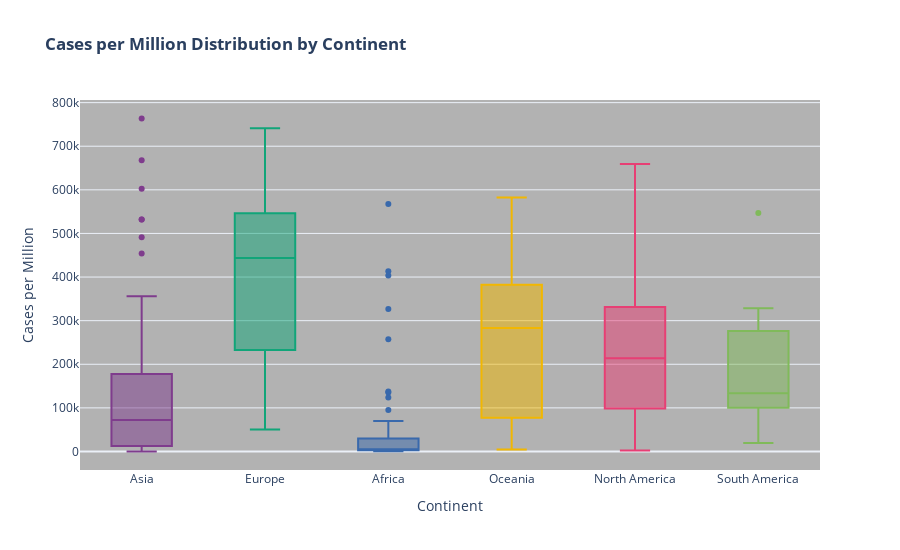

This figure's notebook cell:
### Markdown cell above
### 📦 Visualization 7: Cases Distribution by Continent - Box Plot

### Code cell
fig = px.box(
    latest,
    x='continent',
    y='total_cases_per_million',
    color='continent',
    title='<b>Cases per Million Distribution by Continent</b>',
    template='plotly_white',
    height=550,
    color_discrete_sequence=px.colors.qualitative.Bold
)

fig.update_layout(
    showlegend=False,
    xaxis_title='Continent',
    yaxis_title='Cases per Million',
    plot_bgcolor='rgba(0,0,0,0.3)'
)

fig.show()

### Figure 1 — Plotly figure (JSON) as saved in the notebook; plotly's stock layout.template omitted (floating-point values rounded to 4 significant figures)
{"data": [{"alignmentgroup": "True", "hovertemplate": "continent=%{x}<br>total_cases_per_million=%{y}<extra></extra>", "legendgroup": "Asia", "marker": {"color": "rgb(127, 60, 141)"}, "name": "Asia", "notched": false, "offsetgroup": "Asia", "orientation": "v", "showlegend": true, "type": "box", "x": ["Asia", "Asia", "Asia", "Asia", "Asia", "Asia", "Asia", "Asia", "Asia", "Asia", "Asia", "Asia", "Asia", "Asia", "Asia", "Asia", "Asia", "Asia", "Asia", "Asia", "Asia", "Asia", "Asia", "Asia", "Asia", "Asia", "Asia", "Asia", "Asia", "Asia", "Asia", "Asia", "Asia", "Asia", "Asia", "Asia", "Asia", "Asia", "Asia", "Asia", "Asia", "Asia", "Asia", "Asia", "Asia", "Asia", "Asia", "Asia", "Asia", "Asia"], "x0": " ", "xaxis": "x", "y": [5796.0, 157000.0, 81180.0, 454300.0, 12110.0, 80290.0, 763600.0, 8099.0, 69730.0, 17130.0, 491100.0, 45190.0, 31600.0, 24490.0, 85200.0, 55950.0, 531900.0, 270400.0, 155200.0, 75090.0, 145400.0, 12790.0, 28980.0, 215800.0, 602400.0, 153000.0, 356200.0, 298700.0, 11960.0, 33770.0, 0.0, 84450.0, 6486.0, 132600.0, 36330.0, 177900.0, 26150.0, 532100.0, 667600.0, 29460.0, 2556.0, 2556.0, 1747.0, 66900.0, 195300.0, 0.0, 104200.0, 5011.0, 116600.0, 312.5], "y0": " ", "yaxis": "y"}, {"alignmentgroup": "True", "hovertemplate": "continent=%{x}<br>total_cases_per_million=%{y}<extra></extra>", "legendgroup": "Europe", "marker": {"color": "rgb(17, 165, 121)"}, "name": "Europe", "notched": false, "offsetgroup": "Europe", "orientation": "v", "showlegend": true, "type": "box", "x": ["Europe", "Europe", "Europe", "Europe", "Europe", "Europe", "Europe", "Europe", "Europe", "Europe", "Europe", "Europe", "Europe", "Europe", "Europe", "Europe", "Europe", "Europe", "Europe", "Europe", "Europe", "Europe", "Europe", "Europe", "Europe", "Europe", "Europe", "Europe", "Europe", "Europe", "Europe", "Europe", "Europe", "Europe", "Europe", "Europe", "Europe", "Europe", "Europe", "Europe", "Europe", "Europe", "Europe", "Europe", "Europe", "Europe", "Europe", "Europe", "Europe", "Europe"], "x0": " ", "xaxis": "x", "y": [118500.0, 602300.0, 671000.0, 108400.0, 418600.0, 126000.0, 194800.0, 337100.0, 523100.0, 446200.0, 582000.0, 452200.0, 641400.0, 269300.0, 606700.0, 457100.0, 546100.0, 544900.0, 554200.0, 230400.0, 553100.0, 341500.0, 451700.0, 449200.0, 641500.0, 519800.0, 548800.0, 486100.0, 602400.0, 232500.0, 209700.0, 441100.0, 408800.0, 482600.0, 190700.0, 277200.0, 173800.0, 543700.0, 184800.0, 166700.0, 741400.0, 380400.0, 343100.0, 641300.0, 292300.0, 262700.0, 507000.0, 134800.0, 366300.0, 50680.0], "y0": " ", "yaxis": "y"}, {"alignmentgroup": "True", "hovertemplate": "continent=%{x}<br>total_cases_per_million=%{y}<extra></extra>", "legendgroup": "Africa", "marker": {"color": "rgb(57, 105, 172)"}, "name": "Africa", "notched": false, "offsetgroup": "Africa", "orientation": "v", "showlegend": true, "type": "box", "x": ["Africa", "Africa", "Africa", "Africa", "Africa", "Africa", "Africa", "Africa", "Africa", "Africa", "Africa", "Africa", "Africa", "Africa", "Africa", "Africa", "Africa", "Africa", "Africa", "Africa", "Africa", "Africa", "Africa", "Africa", "Africa", "Africa", "Africa", "Africa", "Africa", "Africa", "Africa", "Africa", "Africa", "Africa", "Africa", "Africa", "Africa", "Africa", "Africa", "Africa", "Africa", "Africa", "Africa", "Africa", "Africa", "Africa", "Africa", "Africa", "Africa", "Africa", "Africa", "Africa", "Africa", "Africa", "Africa", "Africa", "Africa", "Africa"], "x0": " ", "xaxis": "x", "y": [5984.0, 3016.0, 2038.0, 135500.0, 983.6, 4096.0, 4533.0, 124000.0, 3029.0, 417.3, 10920.0, 4180.0, 2909.0, 986.4, 13800.0, 4582.0, 9498.0, 2988.0, 61820.0, 3997.0, 20180.0, 4789.0, 5191.0, 2744.0, 4566.0, 6343.0, 15810.0, 1476.0, 70220.0, 2253.0, 4335.0, 1437.0, 13100.0, 257200.0, 137700.0, 34270.0, 7161.0, 59710.0, 376.0, 1197.0, 567500.0, 9762.0, 403400.0, 29920.0, 5070.0, 413300.0, 964.0, 1535.0, 65290.0, 1708.0, 1296.0, 668.0, 4349.0, 95170.0, 3639.0, 326900.0, 17360.0, 16580.0], "y0": " ", "yaxis": "y"}, {"alignmentgroup": "True", "hovertemplate": "continent=%{x}<br>total_cases_per_million=%{y}<extra></extra>", "legendgroup": "Oceania", "marker": {"color": "rgb(242, 183, 1)"}, "name": "Oceania", "notched": false, "offsetgroup": "Oceania", "orientation": "v", "showlegend": true, "type": "box", "x": ["Oceania", "Oceania", "Oceania", "Oceania", "Oceania", "Oceania", "Oceania", "Oceania", "Oceania", "Oceania", "Oceania", "Oceania", "Oceania", "Oceania", "Oceania", "Oceania", "Oceania", "Oceania", "Oceania", "Oceania", "Oceania", "Oceania", "Oceania", "Oceania"], "x0": " ", "xaxis": "x", "y": [172800.0, 452700.0, 498100.0, 75100.0, 283100.0, 316500.0, 38970.0, 406500.0, 283300.0, 456200.0, 279200.0, 514300.0, 582400.0, 323500.0, 358300.0, 4593.0, 88890.0, 79240.0, 33230.0, 34600.0, 161600.0, 293900.0, 38390.0, 326900.0], "y0": " ", "yaxis": "y"}, {"alignmentgroup": "True", "hovertemplate": "continent=%{x}<br>total_cases_per_million=%{y}<extra></extra>", "legendgroup": "North America", "marker": {"color": "rgb(231, 63, 116)"}, "name": "North America", "notched": false, "offsetgroup": "North America", "orientation": "v", "showlegend": true, "type": "box", "x": ["North America", "North America", "North America", "North America", "North America", "North America", "North America", "North America", "North America", "North America", "North America", "North America", "North America", "North America", "North America", "North America", "North America", "North America", "North America", "North America", "North America", "North America", "North America", "North America", "North America", "North America", "North America", "North America", "North America", "North America", "North America", "North America", "North America", "North America", "North America", "North America", "North America", "North America", "North America", "North America", "North America"], "x0": " ", "xaxis": "x", "y": [274900.0, 98070.0, 410300.0, 98420.0, 384600.0, 177300.0, 291200.0, 416100.0, 197100.0, 124100.0, 439500.0, 243000.0, 100700.0, 247500.0, 240000.0, 58870.0, 32150.0, 213700.0, 168400.0, 528300.0, 70060.0, 2995.0, 45190.0, 55360.0, 659200.0, 59240.0, 313400.0, 2405.0, 237400.0, 386500.0, 503000.0, 141400.0, 169400.0, 426500.0, 594800.0, 94790.0, 262100.0, 128000.0, 148400.0, 302900.0, 293400.0], "y0": " ", "yaxis": "y"}, {"alignmentgroup": "True", "hovertemplate": "continent=%{x}<br>total_cases_per_million=%{y}<extra></extra>", "legendgroup": "South America", "marker": {"color": "rgb(128, 186, 90)"}, "name": "South America", "notched": false, "offsetgroup": "South America", "orientation": "v", "showlegend": true, "type": "box", "x": ["South America", "South America", "South America", "South America", "South America", "South America", "South America", "South America", "South America", "South America", "South America", "South America", "South America", "South America"], "x0": " ", "xaxis": "x", "y": [222500.0, 100400.0, 178400.0, 276200.0, 123500.0, 60450.0, 547100.0, 328600.0, 90600.0, 108800.0, 135200.0, 132400.0, 307100.0, 19590.0], "y0": " ", "yaxis": "y"}], "layout": {"boxmode": "overlay", "height": 550, "legend": {"title": {"text": "continent"}, "tracegroupgap": 0}, "plot_bgcolor": "rgba(0,0,0,0.3)", "showlegend": false, "title": {"text": "<b>Cases per Million Distribution by Continent</b>"}, "xaxis": {"anchor": "y", "categoryarray": ["Asia", "Europe", "Africa", "Oceania", "North America", "South America"], "categoryorder": "array", "domain": [0, 1], "title": {"text": "Continent"}}, "yaxis": {"anchor": "x", "domain": [0, 1], "title": {"text": "Cases per Million"}}}}
